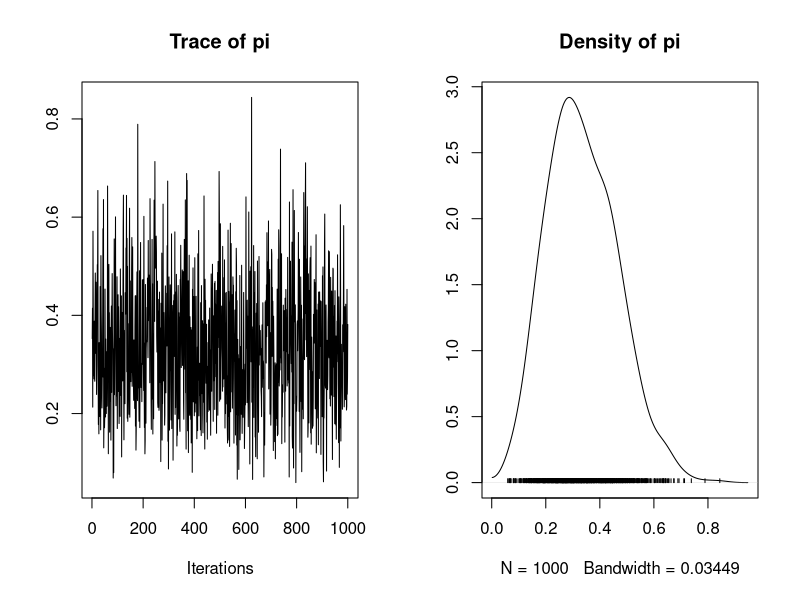

Write R code to recreate this figure.
## ---- chunk 1
knitr::opts_chunk$set(echo = TRUE)
## ---- chunk 2
library(MCMCpack)
## ---- chunk 3
alpha_prior <- 1
beta_prior <- 1

successes <- 3
trials <- 10
## ---- chunk 4
posterior_samples <- MCbinomialbeta(successes, trials, alpha_prior, beta_prior, mcmc = 5000)
## ---- chunk 5
summary(posterior_samples)

plot(posterior_samples)
